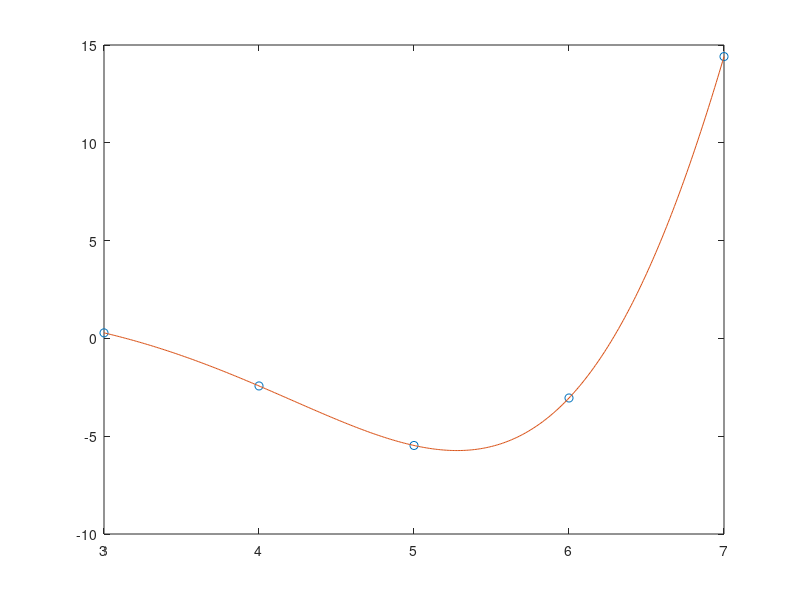

Recreate this plot in MATLAB.
f = @(x) ((exp(x)) .* sin(x) ) ./ ((x.^2) + 1)

h = 1;
x1 = 3:h:7;
y1 = f(x1);
figure(1)

h = .01;
x2 = 3:h:7;
y2 = f(x2);
plot(x1,y1, 'o', x2, y2)
